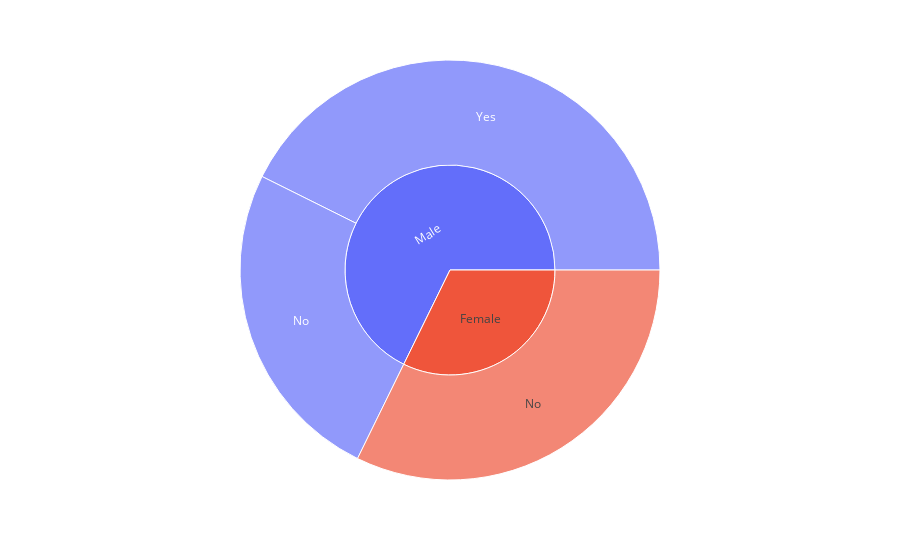

Notebook source saved alongside this figure:
### Code cell
fig = px.sunburst(shop , path=['Gender' , 'Promo Code Used'] , values='Purchase Amount (USD)')
fig.show()

### Figure 1 — Plotly figure (JSON) as saved in the notebook; plotly's stock layout.template omitted (floating-point values rounded to 4 significant figures)
{"data": [{"branchvalues": "total", "domain": {"x": [0, 1], "y": [0, 1]}, "hovertemplate": "labels=%{label}<br>Purchase Amount (USD)=%{value}<br>parent=%{parent}<br>id=%{id}<extra></extra>", "ids": ["Female/No", "Male/No", "Male/Yes", "Female", "Male"], "labels": ["No", "No", "Yes", "Female", "Male"], "name": "", "parents": ["Female", "Male", "Male", "", ""], "type": "sunburst", "values": [75191, 58479, 99411, 75191, 157890]}], "layout": {"legend": {"tracegroupgap": 0}, "margin": {"t": 60}}}
